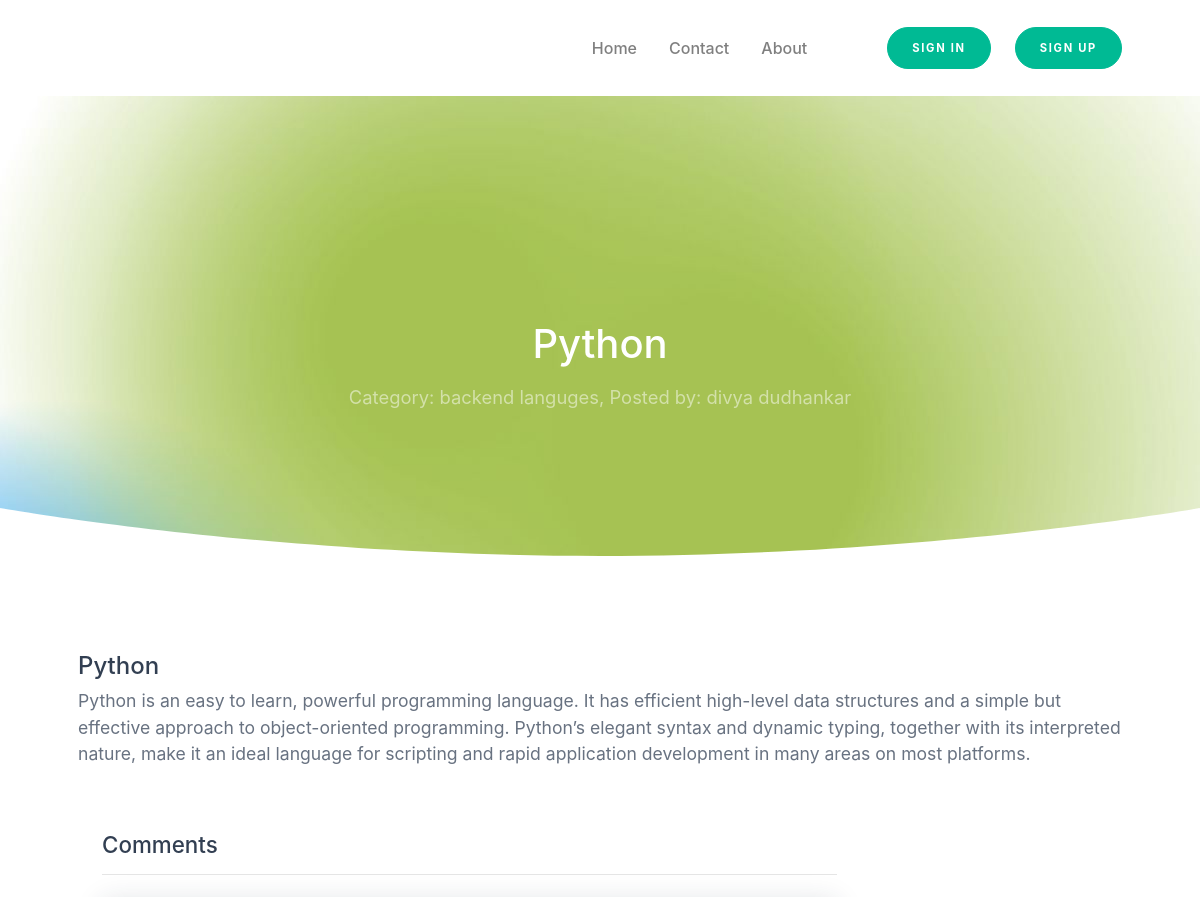
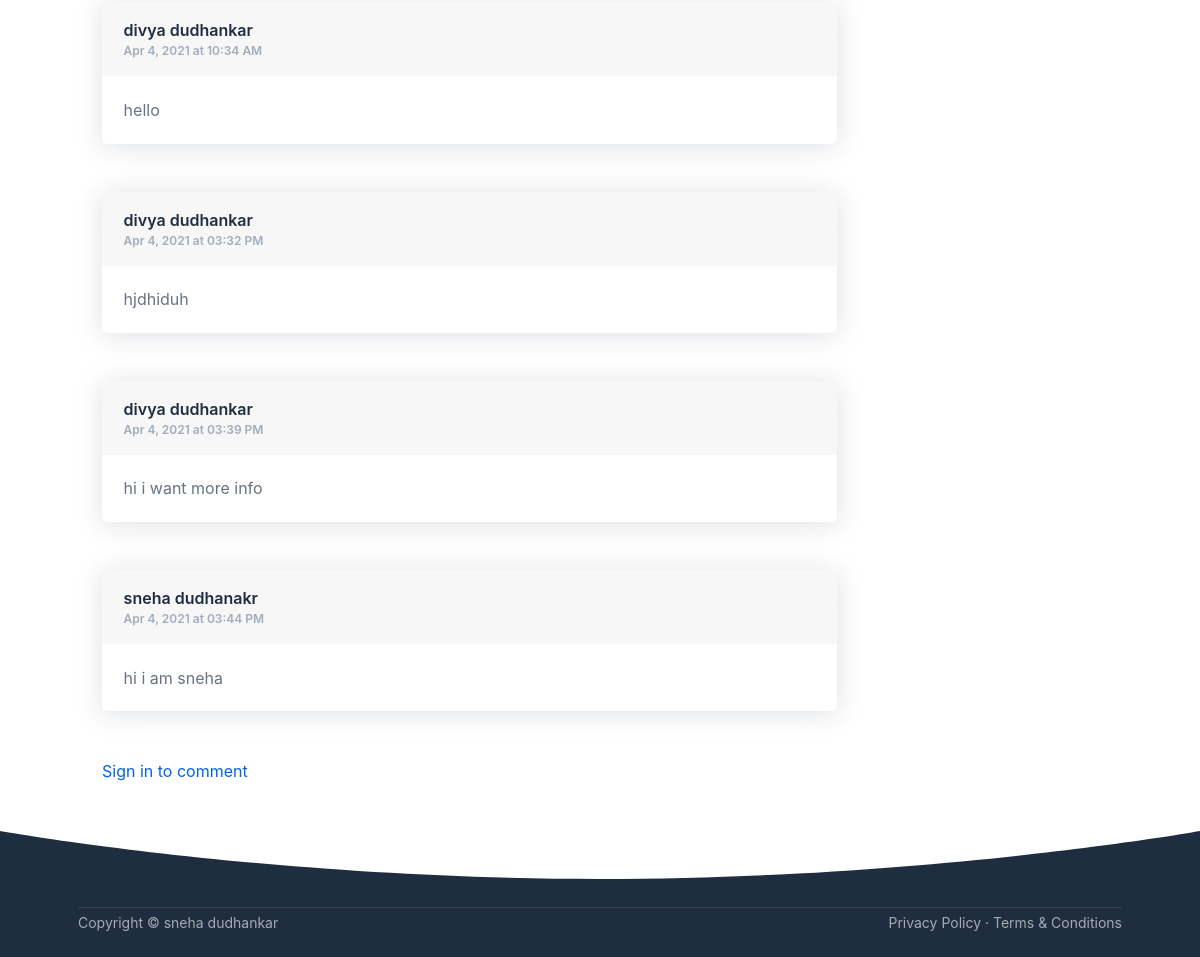
Screenshot of /single.php?post_id=5 with the database file from the repository (2 pictures, top to bottom).
### tables this page shows
CREATE TABLE `posts` (
  `post_category_id` int(11) NOT NULL,
  `post_id` int(11) NOT NULL,
  `post_title` varchar(255) NOT NULL,
  `post_detail` text NOT NULL,
  `post_category` varchar(255) NOT NULL,
  `post_image` text NOT NULL,
  `post_date` date NOT NULL,
  `post_status` varchar(255) NOT NULL DEFAULT 'Published',
  `post_author` varchar(255) NOT NULL,
  `post_views` int(11) NOT NULL DEFAULT 0,
  `post_comment_count` int(11) NOT NULL DEFAULT 0,
  `post_tags` text NOT NULL
);

CREATE TABLE `categories` (
  `category_id` int(11) NOT NULL,
  `category_name` varchar(255) NOT NULL,
  `category_total_posts` int(11) NOT NULL,
  `total_posts_views` int(11) NOT NULL,
  `category_status` varchar(11) NOT NULL DEFAULT 'Published',
  `created_on` date NOT NULL,
  `created_by` varchar(155) NOT NULL
);

CREATE TABLE `comments` (
  `com_id` int(11) NOT NULL,
  `com_post_id` int(11) NOT NULL,
  `com_detail` text NOT NULL,
  `com_user_id` int(11) NOT NULL,
  `com_user_name` varchar(255) NOT NULL,
  `com_date` varchar(255) NOT NULL,
  `com_status` varchar(255) NOT NULL DEFAULT 'unapproved',
  `comment_state` int(11) NOT NULL DEFAULT 0
);

### single.php (the view, shortened to what this page needs)
<?php require_once("./includes/header.php"); ?>
        <div id="layoutDefault">
            <div id="layoutDefault_content">
                <main>
                    <nav class="navbar navbar-marketing navbar-expand-lg bg-white navbar-light">
                        <div class="container">
                            <div class="collapse navbar-collapse" id="navbarSupportedContent">
                                <ul class="navbar-nav ml-auto mr-lg-5">
                                    <li class="nav-item">
                                        <a class="nav-link" href="index.php">Home </a>
                                    </li>
                                    <li class="nav-item dropdown no-caret">
                                        <a class="nav-link" href="contact.php">Contact</a>
                                    </li>
                                    <li class="nav-item dropdown no-caret">
                                        <a class="nav-link" href="about.php">About</a>
                                    </li>
                                </ul>
                                <?php
                                    require_once("./includes/registration.php");
                                ?>
                            </div>
                        </div>
                    </nav>
                    <?php
                        if(isset($_GET['post_id'])) {
                            $post_id = $_GET['post_id'];
                            $sql = "SELECT * FROM posts WHERE post_id = :id";
                            $stmt = $pdo->prepare($sql);
                            $stmt->execute([
                                ':id' => $post_id
                            ]);
                            $post = $stmt->fetch(PDO::FETCH_ASSOC);
                            $post_title = $post['post_title'];
                            $post_category_id = $post['post_category_id'];
                            $sql = "SELECT * FROM categories WHERE category_id = :id";
                            $stmt = $pdo->prepare($sql);
                            $stmt->execute([
                                ':id' => $post_category_id
                            ]);
                            $category = $stmt->fetch(PDO::FETCH_ASSOC);
                            $post_category = $category['category_name'];
                            $post_detail = $post['post_detail'];
                            $post_author = $post['post_author'];
                        } else {
                            header("Location: index.php");
                        }
                    ?>
                    <header class="page-header page-header-dark " style="background-image: url(img/bg4.jpg);">
                        <div class="page-header-content pt-10">
                            <div class="container text-center">
                                <div class="row justify-content-center">
                                    <div class="col-lg-8">
                                        <h1 class="page-header-title mb-3"><?php echo $post_title; ?></h1>
                                        <p class="page-header-text">
                                            Category: <?php echo $post_category; ?>,
                                            Posted by: <?php echo $post_author; ?>
                                        </p>
                                    </div>
                                </div>
                            </div>
                        </div>
                        <div class="svg-border-rounded text-white">
                            <svg xmlns="http://www.w3.org/2000/svg" viewBox="0 0 144.54 17.34" preserveAspectRatio="none" fill="currentColor"><path d="M144.54,17.34H0V0H144.54ZM0,0S32.36,17.34,72.27,17.34,144.54,0,144.54,0" /></svg>
                        </div>
                    </header>
                    <section class="bg-white py-10">
                        <div class="container">
                            <div>
                                <h1><?php echo $post_title; ?></h1>
                                <p class="lead">
                                    <?php echo $post_detail; ?>
                                </p>
                            </div>
                            <div class="pt-5 col-lg-8 col-xl-9">
                                <div class="d-flex align-items-center justify-content-between flex-column flex-md-row">
                                    <h2 class="mb-0">Comments</h2>
                                </div>
                                <hr class="mb-4" />
                                <?php
                                    $sql = "SELECT * FROM comments WHERE com_post_id = :id";
                                    $stmt = $pdo->prepare($sql);
                                    $stmt->execute([
                                        ':id' => $_GET['post_id']
                                    ]);
                                    $count = $stmt->rowCount();
                                    if($count == 0) {
                                        echo "No comments";
                                    } else {
                                        $sql1 = "SELECT * FROM comments WHERE com_post_id = :id";
                                        $stmt1 = $pdo->prepare($sql1);
                                        $stmt1->execute([
                                            ':id' => $_GET['post_id']
                                        ]);
                                        while($comments = $stmt1->fetch(PDO::FETCH_ASSOC)) {
                                            $user_name = $comments['com_user_name'];
                                            $com_date = $comments['com_date'];
                                            $com_detail = $comments['com_detail'];
                                            $com_status = $comments['com_status'];
                                            $com_user_id = $comments['com_user_id'];
                                            if(isset($_SESSION['user_id'])) {
                                                $signed_in_user_id = $_SESSION['user_id'];
                                            } else if(isset($_COOKIE['_uid_'])) {
                                                $signed_in_user_id = base64_decode($_COOKIE['_uid_']);
                                            } else  {
                                                $signed_in_user_id = -1;
                                            }
                                            if($com_status == 'unapproved' && $com_user_id == $signed_in_user_id) { ?>
                                                <div class="card mb-5">
                                                    <div class="card-header d-flex justify-content-between">
                                                        <div class="mr-2 text-dark">
                                                            <?php echo $user_name; ?>
                                                            <div class="text-xs text-muted"><?php echo $com_date; ?></div>
                                                        </div>
                                                        <div class="h5"><span class="badge badge-warning-soft text-warning font-weight-normal">Awaiting Response</span></div>
                                                    </div>
                                                    <div class="card-body">
                                                        <?php echo $com_detail; ?>
                                                    </div>
                                                </div>
                                           <?php } else if($com_status == 'approved') { ?>
                                                <div class="card mb-5">
                                                    <div class="card-header d-flex justify-content-between">
                                                        <div class="mr-2 text-dark">
                                                            <?php echo $user_name; ?>
                                                            <div class="text-xs text-muted"><?php echo $com_date; ?></div>
                                                        </div>
                                                    </div>
                                                    <div class="card-body">
                                                        <?php echo $com_detail; ?>
                                                    </div>
                                                </div>
                                            <?php }
                                            ?>
                                        <?php }
                                    }
                                ?>
                                <?php
                                    if(isset($_COOKIE['_uid_']) || isset($_COOKIE['_uiid_']) || isset($_SESSION['login'])) { ?>
                                        <div class="card">
                                            <div class="card-header">Add Comment</div>
                                            <div class="card-body">
                                                <?php
                                                    if(isset($_POST['submit'])) {
                                                        $comments = trim($_POST['comments']);
                                                        $sql = "INSERT INTO comments (com_post_id, com_detail, com_user_id, com_user_name, com_date, com_status) VALUES (:post_id, :com_detail, :user_id, :user_name, :com_date, :com_status)";
                                                        $stmt = $pdo->prepare($sql);
                                                        if(isset($_SESSION['user_id'])) {
                                                            $signed_in_user_id = $_SESSION['user_id'];
                                                        } else if(isset($_COOKIE['_uid_'])) {
                                                            $signed_in_user_id = base64_decode($_COOKIE['_uid_']);
                                                        } else  {
                                                            $signed_in_user_id = -1;
                                                        }
                                                        $sql2 = "SELECT * FROM users WHERE user_id = :id";
                                                        $stmt2 = $pdo->prepare($sql2);
                                                        $stmt2->execute([
                                                            ':id' => $signed_in_user_id
                                                        ]);
                                                        $result = $stmt2->fetch(PDO::FETCH_ASSOC);
                                                        $user_name = $result['user_name'];
                                                        $stmt->execute([
                                                            ':post_id' => $_GET['post_id'],
                                                            ':com_detail' => $comments,
                                                            ':user_id' => $signed_in_user_id,
                                                            ':user_name' => $user_name,
                                                            ':com_date' => date("M n, Y") . ' at ' . date("h:i A"),
                                                            ':com_status' => 'unapproved'
                                                        ]);
                                                        header("Location: single.php?post_id={$_GET['post_id']}");
                                                    }
                                                ?>
                                                <form action="single.php?post_id=<?php echo $_GET['post_id']; ?>" method="POST">
                                                    <textarea name="comments" placeholder="Type here..." class="form-control mb-2" rows="4"></textarea>
                                                    <button type="submit" name="submit" class="btn btn-primary btn-sm mr-2">Post Comment</button>
                                                </form>
                                            </div>
                                        </div>
                                   <?php } else {
                                        echo "<a href='./backend/signin.php'>Sign in to comment</a>";
                                   }
                                ?>
                            </div>
                        </div>
                        <div class="svg-border-rounded text-dark">
                            <svg xmlns="http://www.w3.org/2000/svg" viewBox="0 0 144.54 17.34" preserveAspectRatio="none" fill="currentColor"><path d="M144.54,17.34H0V0H144.54ZM0,0S32.36,17.34,72.27,17.34,144.54,0,144.54,0" /></svg>
                        </div>
                    </section>
                </main>
            </div>
            <div id="layoutDefault_footer">
                <footer class="footer pt-4 pb-4 mt-auto bg-dark footer-dark">
                    <div class="container">
                        <hr class="my-1" />
                        <div class="row align-items-center">
                            <div class="col-md-6 small">Copyright &#xA9; sneha dudhankar</div>
                            <div class="col-md-6 text-md-right small">
                                <a href="privacy-policy.php">Privacy Policy</a>
                                &#xB7;
                                <a href="terms-conditions.php">Terms &amp; Conditions</a>
                            </div>
                        </div>
                    </div>
                </footer>
            </div>
<?php require_once("./includes/footer.php"); ?>

### rows the page displays
posts: post_title "Python", post_author "divya dudhankar", post_detail "Python is an easy to learn, powerful programming language. It has efficient high-level data structures and a simple but effective approach to object-oriented programming. Python’s elegant syntax and dynamic typing, together with its interpreted nature, make it an ideal language for scripting and rapid application development in many areas on most platforms."
categories: category_name "backend languges"
comments: com_user_name "divya dudhankar", com_date "Apr 4, 2021 at 10:34 AM", com_detail "hello"
comments: com_user_name "divya dudhankar", com_date "Apr 4, 2021 at 03:32 PM", com_detail "hjdhiduh"
comments: com_user_name "divya dudhankar", com_date "Apr 4, 2021 at 03:39 PM", com_detail "hi i want more info"
comments: com_user_name "sneha dudhanakr", com_date "Apr 4, 2021 at 03:44 PM", com_detail "hi i am sneha"
